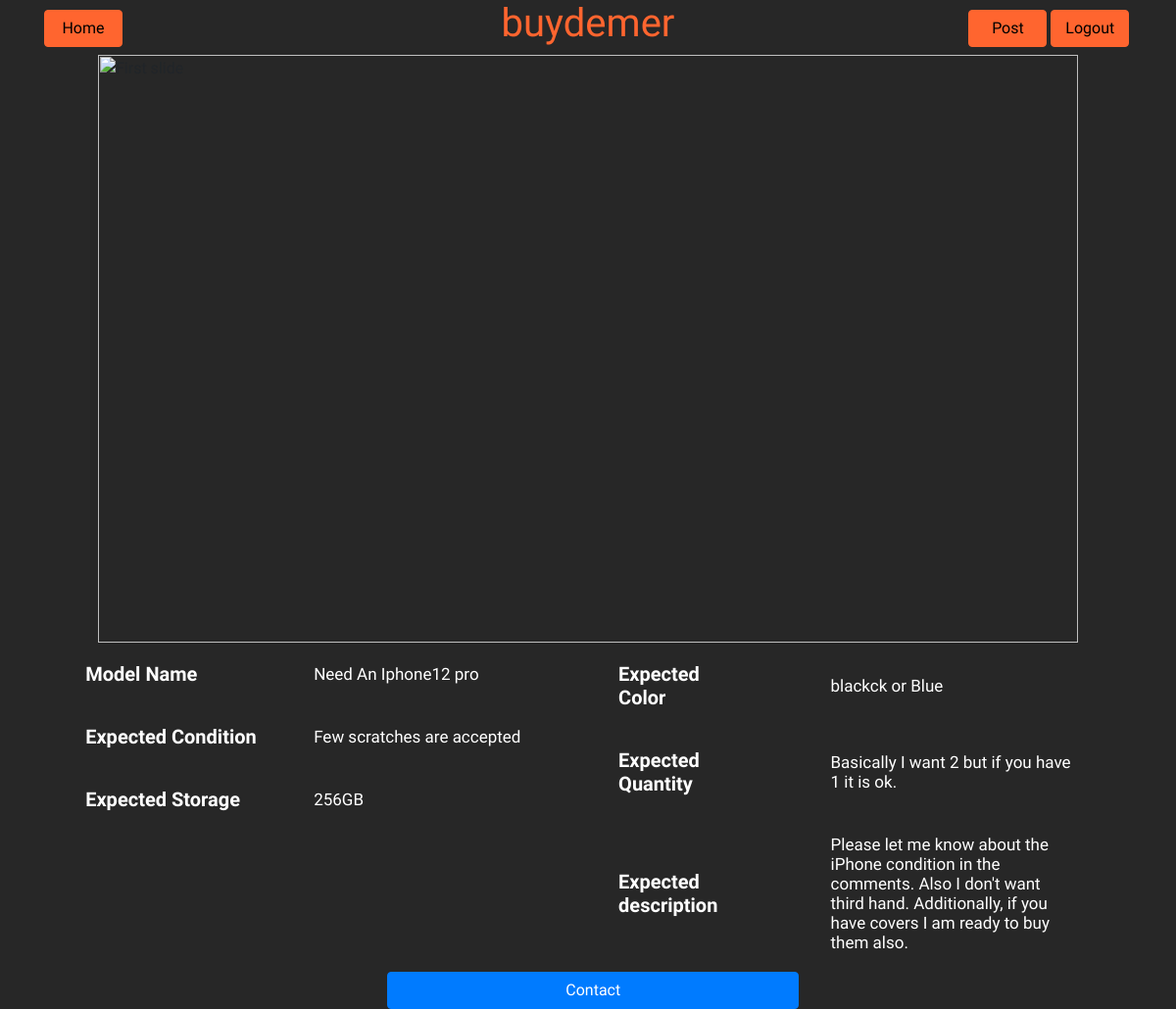
The page /HTML/productelec.php?elecid=1 on the database its author committed.
### tables this page shows
CREATE TABLE `Electronic` (
  `ElectronicID` int NOT NULL AUTO_INCREMENT,
  `modelname` varchar(255) DEFAULT NULL,
  `eleccondition` varchar(255) DEFAULT NULL,
  `elecstorage` varchar(255) DEFAULT NULL,
  `color` varchar(255) DEFAULT NULL,
  `quantity` varchar(255) DEFAULT NULL,
  `descriptionelec` varchar(5000) DEFAULT NULL,
  PRIMARY KEY (`ElectronicID`)
);

### HTML/productelec.php (the view, shortened to what this page needs)
<?php
include 'connection.php';
$elecid = $_GET['elecid'];
?>
<html lang="en">
<head>
    <link href="https://cdn.jsdelivr.net/npm/bootstrap@5.0.1/dist/css/bootstrap.min.css" rel="stylesheet">
    <link rel="stylesheet" href="https://maxcdn.bootstrapcdn.com/bootstrap/4.0.0/css/bootstrap.min.css">
    <link rel="stylesheet" href="../CSS/product.css">
</head>
<body style="background-color: #272727">
    <div class="container">
        <div class="navigation-bar">
            <div class="bar_button">
                <button type="button" class="btn btn-info"><a href="main.php"  style="text-decoration:none; color:black;">Home</a></button>
            </div>
            <div class="title_div">
                <h1>buydemer</h1>
            </div>
            <div class="bar_button">
                <button type="button" class="btn btn-info"><a href="../HTML/post.html"  style="text-decoration:none; color:black;">Post</a></button>
                <button type="button" class="btn btn-info"><a href="../HTML/login.php"  style="text-decoration:none; color:black;">Logout</a></button>            </div>
        </div>
        <div class="main_section0">
            <div class="img_section1">
                <div id="carouselExampleIndicators" class="carousel slide" data-ride="carousel">
                    <div class="carousel-inner">
                        <div class="carousel-item active">
                            <img class="d-block w-100" src="https://technologystudent.com/elec1/elec1a.gif" alt="First slide">
                        </div>
                    </div>
                </div>
            </div>
            <div class="description_section2">
                <div class="read_section3">
                        <?php
                         $sql = "SELECT * FROM Electronic
                         WHERE ElectronicID=$elecid";
                         $result = mysqli_query($conn,$sql);
                         if (mysqli_num_rows($result) > 0){
                             while($row = mysqli_fetch_assoc($result)){
                                $modelname = $row['modelname'];
                                $eleccondition = $row['eleccondition'];
                                $elecstorage = $row['elecstorage'];
                                $color = $row['color'];
                                $quantity = $row['quantity'];
                                $descriptionelec= $row['descriptionelec'];
                                echo "<div class='informationdiv'>
                                <table>
                                <tr>
                                    <th>Model Name</th>
                                    <td>$modelname</td>
                                </tr>
                                <tr>
                                    <th>Expected Condition</th>
                                    <td>$eleccondition</td>
                                </tr>
                                <tr>
                                    <th>Expected Storage</th>
                                    <td>$elecstorage</td>
                                </tr>
                                </table>
                                </div>";
                                echo "<div class='informationdiv'>
                                <table>
                                <tr>
                                    <th>Expected Color</th>
                                    <td class = 'extrapadding'>$color</td>
                                </tr>
                                <tr>
                                    <th>Expected Quantity</th>
                                    <td class = 'extrapadding'>$quantity</td>
                                </tr>
                                <tr>
                                    <th>Expected description</th>
                                    <td class = 'extrapadding'>$descriptionelec</td>
                                </tr>
                                </table>
                                </div>";
                             }
                         }
                        ?>
                </div>
                <div class="contact_section4">
                    <div class="d-grid gap-2 col-6 mx-auto">
                        <a href = "contactus.php"><button class="btn btn-primary" type="button">Contact</button></a>
                      </div>
                </div>
            </div>
        </div>
    </div>
</body>
</html>

### CSS/product.css (style rules this page uses)
* { font-family: "Girassol", cursive !important; }
.container { margin: 0 auto; }
.navigation-bar { display: flex; justify-content: space-between; font-family: "Girassol", cursive; }
.bar_button { margin-top: 5px; }
.img_section1 { max-width: 1000px; margin: 0 auto; }
.read_section3 { display: grid; grid-template-columns: 1fr 1fr; margin-left: 2%; }
.informationdiv table { color: white; border-collapse: collapse; width: 93%; }
td, th { text-align: left; padding: 20px; }
.extrapadding { padding-left: 15%; }
td { font-size: 17px; }
th { font-size: 20px; }
.title_div h1 { color: #ff652f; }
.bar_button { width: 15%; }
.bar_button button { margin-top: 5px; background-color: #ff652f; border-color: #ff652f; width: 48%; }
.carousel-inner { height: 600px; }
.carousel-item { transition: -webkit-transform 0.2s ease-in; transition: transform 0.2s ease-in; transition: transform 0.2s ease-in, -webkit-transform 0.2s ease-in; -webkit-backface-visibility: hidden; backface-visibility: hidden; -webkit-perspective: 1000px; perspective: 1000px; }
.contact_section4 button { width: 80%; margin-left: 11%; }

### rows shown on the page
electronic: modelname "Need An Iphone12 pro", eleccondition "Few scratches are accepted", elecstorage "256GB", color "blackck or Blue", quantity "Basically I want 2 but if you have 1 it is ok.", descriptionelec "Please let me know about the iPhone condition in the comments. Also I don't want third hand. Additionally, if you have covers I am ready to buy them also."
